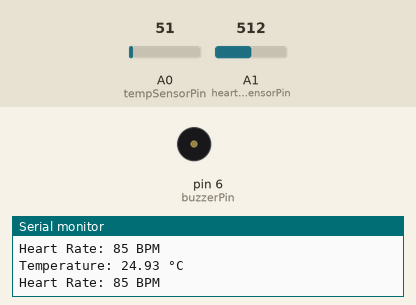
The sketch below on a simulated Arduino Uno, built with avr-gcc and run on an emulated ATmega328P. Shown: buzzer (waves = sounding, pin HIGH), the last lines printed to the serial monitor. Inputs (shaded band) come from the test bench; at power-on: A0 (tempSensorPin) = 51, A1 (heartRateSensorPin) = 512. The modem accepts every AT command (registered, SIM ready, sends succeed) and sends nothing else.

Above: at 5.8 s.
5.9 s: A0 (tempSensorPin) set to 68
11.9 s: A0 (tempSensorPin) set to 81
At 15.4 s:
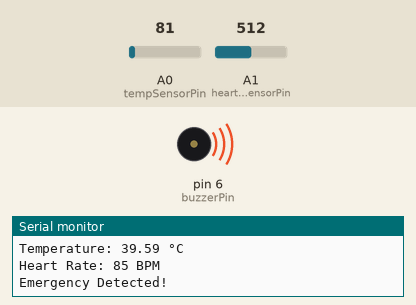
17.9 s: A0 (tempSensorPin) set to 71
At 19.0 s:
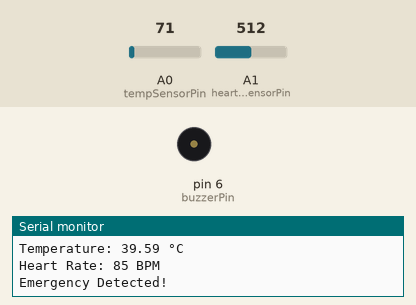
Timing chart, 0 to 20.9 s (numbered marks = the images above; inputs shaded):
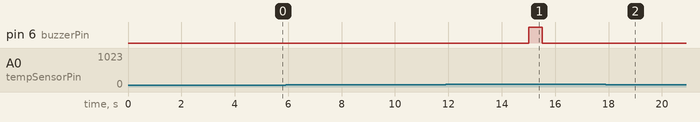

Measured:
- the behaviour switches between 77 and 78 on A0 (tempSensorPin) (found by bisection; images 0 and 1)
- after the input at 11.9 s, pin 6 (buzzerPin): LOW → HIGH after 3.1 s, → LOW 0.50 s later
- after the input at 17.9 s, pin 6 (buzzerPin): stays LOW (without the input it goes to HIGH after 10.7 s)

The sketch:

main.ino
```cpp
#include <SoftwareSerial.h>  // For GSM module communication

const int tempSensorPin = A0;
const int heartRateSensorPin = A1;
const int gsmTxPin = 7;
const int gsmRxPin = 8;
const int buzzerPin = 6;

const float tempThreshold = 38.0;
const int heartRateLow = 60;
const int heartRateHigh = 100;

SoftwareSerial gsm(gsmTxPin, gsmRxPin);

float temperature;
int heartRate;

void setup() {
  Serial.begin(9600);
  gsm.begin(9600);
  pinMode(buzzerPin, OUTPUT);
  pinMode(tempSensorPin, INPUT);
  pinMode(heartRateSensorPin, INPUT);
  Serial.println("Healthcare System Initialized");
}

void loop() {
  temperature = getTemperature();
  heartRate = getHeartRate();

  Serial.print("Temperature: ");
  Serial.print(temperature);
  Serial.println(" °C");

  Serial.print("Heart Rate: ");
  Serial.print(heartRate);
  Serial.println(" BPM");

  if (temperature > tempThreshold || heartRate < heartRateLow || heartRate > heartRateHigh) {
    alertEmergency();
  }

  delay(5000);
}

float getTemperature() {
  int tempReading = analogRead(tempSensorPin);
  float voltage = tempReading * (5.0 / 1023.0);
  float tempC = voltage * 100;
  return tempC;
}

int getHeartRate() {
  int heartRateReading = analogRead(heartRateSensorPin);
  int bpm = map(heartRateReading, 0, 1023, 50, 120);
  return bpm;
}

void alertEmergency() {
  Serial.println("Emergency Detected!");

  digitalWrite(buzzerPin, HIGH);
  delay(500);
  digitalWrite(buzzerPin, LOW);

  gsm.print("AT+CMGF=1\r");
  delay(1000);
  gsm.print("AT+CMGS=\"+1234567890\"\r");
  delay(1000);

  gsm.print("EMERGENCY ALERT!\nTemp: ");
  gsm.print(temperature);
  gsm.print(" °C\nHeart Rate: ");
  gsm.print(heartRate);
  gsm.println(" BPM");

  delay(1000);
  gsm.write(26);
  delay(5000);

  Serial.println("SMS Sent!");
}
```
